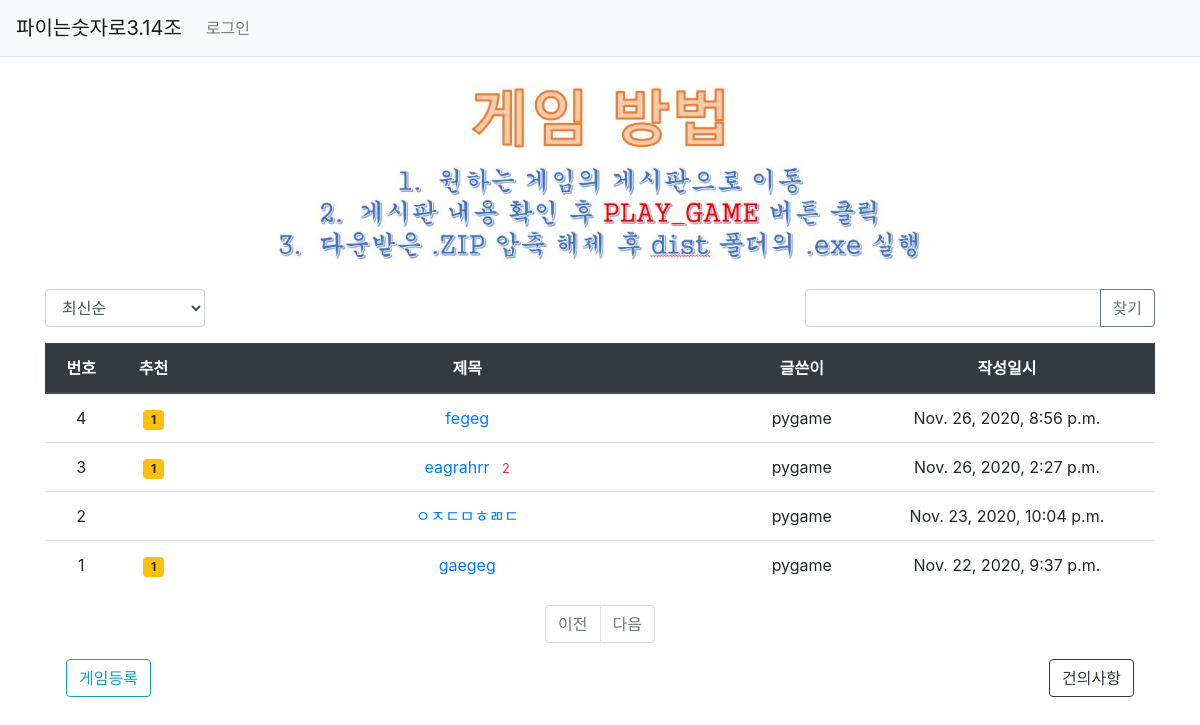
The app's page /play/, older data.
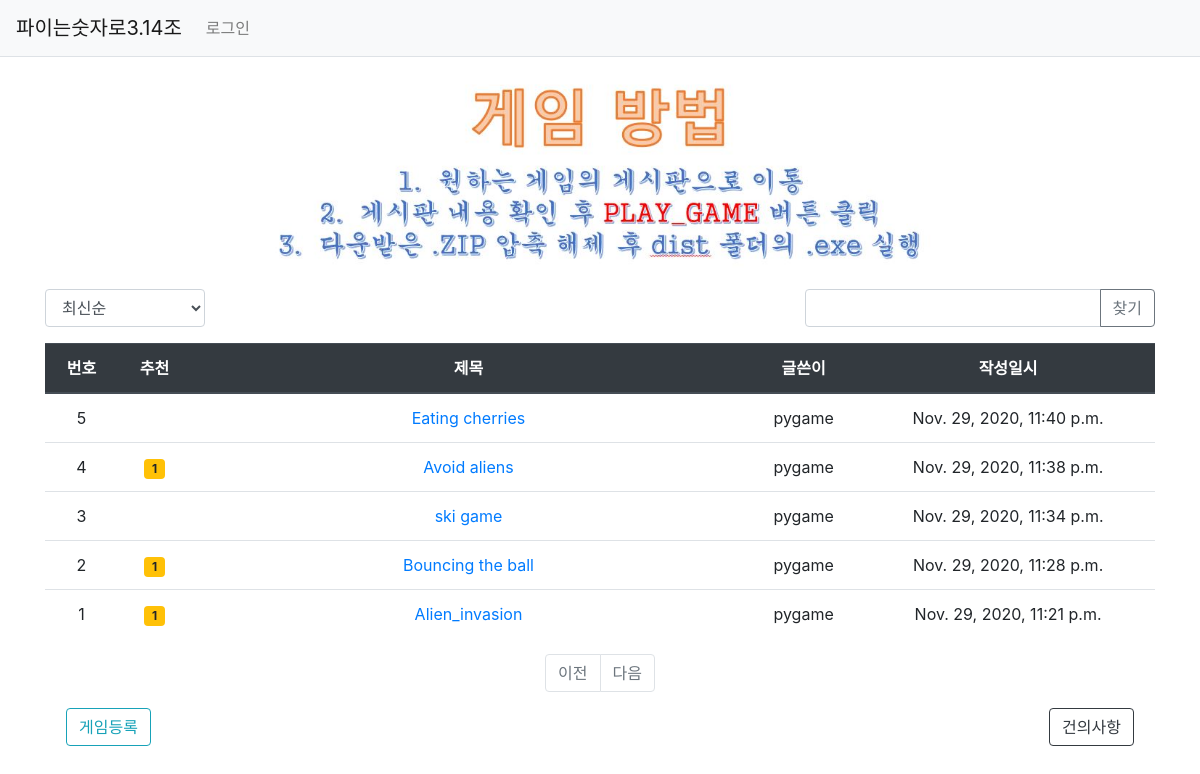
The same page, newer data.
### play/models.py (models this page shows, shortened)
class Game(models.Model):
    author = models.ForeignKey(User, on_delete=models.CASCADE, related_name='author_game')
    subject = models.CharField(max_length=200)
    content = models.TextField()
    create_date = models.DateTimeField()
    voter = models.ManyToManyField(User, related_name='voter_game')
    files = models.FileField(upload_to='file', blank=True, null=True)

### play/views.py (the view)
# urls.py: path('', views.index, name='index'),  # '/' 에 해당되는 path
def index(request):
    game_list = Game.objects.order_by('-create_date')
    context = {'game_list': game_list}
    page = request.GET.get('page', '1')  # 페이지
    kw = request.GET.get('kw', '')  # 검색어
    so = request.GET.get('so', 'recent')  # 정렬기준
    if so == 'recommend':
        game_list = Game.objects.annotate(num_voter=Count('voter')).order_by('-num_voter', '-create_date')
    elif so == 'popular':
        game_list = Game.objects.annotate(num_comment=Count('comment')).order_by('-num_comment', '-create_date')
    else:  # recent
        game_list = Game.objects.order_by('-create_date')
    if kw:
        game_list = game_list.filter(
            Q(subject__icontains=kw) |  # 제목검색
            Q(content__icontains=kw) |  # 내용검색
            Q(author__username__icontains=kw)  # 질문 글쓴이검색
        ).distinct()
    paginator = Paginator(game_list, 10)  # 페이지당 10개씩 보여주기
    page_obj = paginator.get_page(page)
    context = {'game_list': page_obj, 'page': page, 'kw': kw, 'so':so}
    return render(request, 'play/play_list.html', context)

### game/templatetags/game_filter.py (called while the page is built)
@register.filter
def sub(value, arg):
    return value - arg

### templates/play/play_list.html (shortened to what this page needs)
{% extends 'base.html' %}
{% load game_filter %}
{% block content %}
<div class="container my-3">
    <div class="container text-center">
        <img src="/static/images/game_play.jpg" alt="게임방법" height="200">
    </div>
    <div class="row justify-content-between my-3">
        <div class="col-2">
            <select class="form-control so">
                <option value="recent" {% if so == 'recent' %}selected{% endif %}>최신순</option>
            </select>
        </div>
        <div class="col-4 input-group">
            <input type="text" class="form-control kw" value="{{ kw|default_if_none:'' }}">
            <div class="input-group-append">
                <button class="btn btn-outline-secondary" type="button" id="btn_search">찾기</button>
            </div>
        </div>
    </div>
    <table class="table">
        <thead>
        <tr class="text-center thead-dark">
            <th>번호</th>
            <th>추천</th>
            <th style="width:50%">제목</th>
            <th>글쓴이</th>
            <th>작성일시</th>
        </tr>
        </thead>
        <tbody>
        {% if game_list %}
        {% for game in game_list %}
        <tr class="text-center">
            <td>
            {{ game_list.paginator.count|sub:game_list.start_index|sub:forloop.counter0|add:1 }}
            <td>
                {% if game.voter.all.count > 0 %}
                    <span class="badge badge-warning px-2 py-1">{{ game.voter.all.count }}</span>
                {% endif %}
            </td>
            <td class="text-center">
                <a href="{% url 'play:detail' game.id %}">{{ game.subject }}</a>
                {% if game.comment_set.count > 0 %}
                    <span class="text-danger small ml-2">{{ game.comment_set.count }}</span>
                {% endif %}
            </td>
            <td>{{ game.author.username }}</td>
            <td>{{ game.create_date }}</td>
        </tr>
        {% endfor %}
        {% else %}
        <tr>
            <td colspan="3">게임이 없습니다.</td>
        </tr>
        {% endif %}
        </tbody>
    </table>
    <ul class="pagination justify-content-center">
        {% if gmae_list.has_previous %}
        <li class="page-item">
            <a class="page-link" data-page="{{ game_list.previous_page_number }}" href="#">이전</a>
        </li>
        {% else %}
        <li class="page-item disabled">
            <a class="page-link" tabindex="-1" aria-disabled="true" href="#">이전</a>
        </li>
        {% endif %}
        {% if game_list.has_next %}
        <li class="page-item">
            <a class="page-link" data-page="{{ game_list.next_page_number }}" href="#">다음</a>
        </li>
        {% else %}
        <li class="page-item disabled">
            <a class="page-link" tabindex="-1" aria-disabled="true" href="#">다음</a>
        </li>
        {% endif %}
    </ul>
    <form class="form-row mx-3">
        <div class="col">
            <a href="{% url 'play:create' %}" class="btn btn-outline-info">게임등록</a>
        </div>
        <div class="col text-right">
            <a href="{% url 'game:index' %}" class="btn btn-outline-dark">건의사항</a>
        </div>
    </form>
</div>
{% endblock %}

### templates/base.html (shortened to what this page needs)
{% load static %}
<!doctype html>
<html lang="ko">
<head>
    <link rel="stylesheet" type="text/css" href="{% static 'bootstrap.min.css' %}">
    <link rel="stylesheet" type="text/css" href="{% static 'style.css' %}">
</head>
<body>
{% include "navbar.html" %}
{% block content %}
{% endblock %}
</body>
</html>

### templates/navbar.html (shortened to what this page needs)
<nav class="navbar navbar-expand-lg navbar-light bg-light border-bottom">
    <a class="navbar-brand" href="{% url 'play:index' %}">파이는숫자로3.14조</a>
    <div class="collapse navbar-collapse flex-grow-0" id="navbarNav">
        <ul class="navbar-nav">
            <li class="nav-item ">
                {% if user.is_authenticated %}
                <a class="nav-link" href="{% url 'user:logout' %}">{{ user.username }} (로그아웃)</a>
                {% else %}
                <a class="nav-link" href="{% url 'user:login' %}">로그인</a>
                {% endif %}
            </li>
        </ul>
    </div>
</nav>

Row changes from the older to the newer data that the page shows:
removed Game: paginator.count|sub "4", voter.all.count "1", subject "fegeg", author.username "pygame", create_date "Nov. 26, 2020, 8:56 p.m."
removed Game: paginator.count|sub "3", voter.all.count "1", subject "eagrahrr", comment_set.count "2", author.username "pygame", create_date "Nov. 26, 2020, 2:27 p.m."
removed Game: paginator.count|sub "2", subject "ㅇㅈㄷㅁㅎㄻㄷ", author.username "pygame", create_date "Nov. 23, 2020, 10:04 p.m."
removed Game: paginator.count|sub "1", voter.all.count "1", subject "gaegeg", author.username "pygame", create_date "Nov. 22, 2020, 9:37 p.m."
added Game: paginator.count|sub "5", subject "Eating cherries", author.username "pygame", create_date "Nov. 29, 2020, 11:40 p.m."
added Game: paginator.count|sub "4", voter.all.count "1", subject "Avoid aliens", author.username "pygame", create_date "Nov. 29, 2020, 11:38 p.m."
added Game: paginator.count|sub "3", subject "ski game", author.username "pygame", create_date "Nov. 29, 2020, 11:34 p.m."
added Game: paginator.count|sub "2", voter.all.count "1", subject "Bouncing the ball", author.username "pygame", create_date "Nov. 29, 2020, 11:28 p.m."
added Game: paginator.count|sub "1", voter.all.count "1", subject "Alien_invasion", author.username "pygame", create_date "Nov. 29, 2020, 11:21 p.m."
